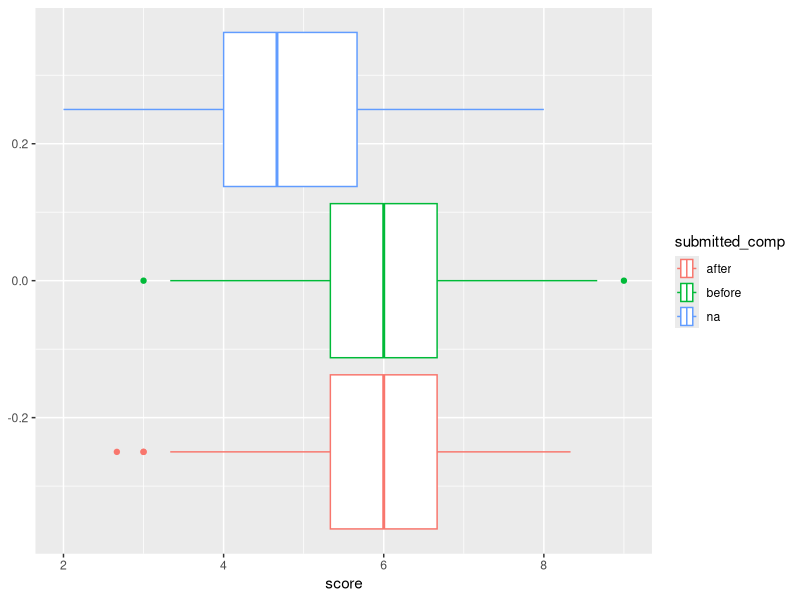

The R source for this figure: (Note: this script raises an error after producing the figure.)
## ---- chunk 1
knitr::opts_chunk$set(echo = TRUE)
library(tidyverse)
## ---- chunk 2
df = read.csv("data/original/df_submission_rating.csv", header = T)
df2018 = read.csv("data/arxiv_results_2018.csv", header = T)

# Change submitted_date to NA where match_type is "automatic"
df2018$submitted[df2018$match_type == "manual_title"] <- NA

#ensure correct formatting of date
df2018$submitted_date <- as.POSIXct(df2018$submitted, format="%Y-%m-%d %H:%M:%S")
## ---- chunk 3
target_date <- as.POSIXct("2017-11-28 00:00:00")
folder = "decision_"

df2018$submitted_comp <- ifelse(
  is.na(df2018$submitted_date), "na", if_else(
    df2018$submitted_date < target_date, "before", ifelse(
      df2018$submitted_date == target_date,  "on",  "after")
  )
)
## ---- chunk 4
df2018 |> group_by(submitted_comp) |>
  summarise(count = n(), 
            score = mean(score)) 
## ---- chunk 5
df2018 |> ggplot(aes(x = score, color = submitted_comp)) +
  geom_boxplot()
## ---- chunk 6
df$iclr_year = df$conf_year
## ---- chunk 7
df <- df %>%
  mutate(conf_year = ifelse(iclr_year == 2017, 0, conf_year))
## ---- chunk 8
# Merge df and df2018 to get submitted_comp for iclr_year 2018
df <- df %>%
  left_join(df2018 %>% select(id, submitted_comp), by = "id") %>%
  mutate(conf_year = ifelse(iclr_year == 2018, submitted_comp, conf_year)) %>%
  select(-submitted_comp) |> # Remove the column if it's no longer needed 
  mutate(conf_year = case_when(
    conf_year == "after" ~ "2018",
    conf_year == "before" ~ "2017",
    conf_year == "na" ~ "2018",
    TRUE ~ conf_year  # keep the original value if no match
  ))
## ---- chunk 9
df |> group_by(conf_year) |>summarise(n = n())
## ---- chunk 10
path = paste0("data/", folder, "all_2018/df_submission_rating.csv")
write.csv(df, path, row.names = FALSE)
## ---- chunk 11
#ids of rows not matched in the arxiv search
id_list <- df2018 %>%
  filter(is.na(matched_title)) %>%
  select(id) %>%
  pull()
## ---- chunk 12
df$conf_year[df$id %in% id_list] <- 1
## ---- chunk 13
path = paste0("data/", folder, "found_2018/df_submission_rating.csv")
write.csv(df, path, row.names = FALSE)
## ---- chunk 14
#clean start on df
df = read.csv("data/original/df_submission_rating.csv", header = T)
## ---- chunk 15
df$iclr_year = df$conf_year
## ---- chunk 16
# Merge df and df2018 to get submitted_comp for iclr_year 2018
df <- df %>%
  left_join(df2018 %>% select(id, submitted_comp), by = "id") %>%
  mutate(conf_year = ifelse(iclr_year == 2018, submitted_comp, conf_year)) %>%
  select(-submitted_comp) |> # Remove the column if it's no longer needed 
  mutate(conf_year = case_when(
    conf_year == "after" ~ "2018",
    conf_year == "before" ~ "2017",
    conf_year == "na" ~ "2018",
    TRUE ~ conf_year  # keep the original value if no match
  ))
## ---- chunk 17
path = paste0("data/", folder, "all_2017_2018/df_submission_rating.csv")
write.csv(df, path, row.names = FALSE)
## ---- chunk 18
#ids of rows not matched in the arxiv search
id_list <- df2018 %>%
  filter(is.na(matched_title)) %>%
  select(id) %>%
  pull()
## ---- chunk 19
df$conf_year[df$id %in% id_list] <- 1
## ---- chunk 20
path = paste0("data/", folder, "all_2017_found_2018/df_submission_rating.csv")
write.csv(df, path, row.names = FALSE)
## ---- chunk 21
df_test = read.csv("data/reviewer_all_2017_2018/df_submission_rating.csv", header = T)
## ---- chunk 22
df_test |> group_by(conf_year) |>
  summarise(count = n()) 
